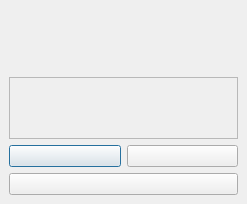
<ui version="4.0" >
 <author></author>
 <comment></comment>
 <exportmacro></exportmacro>
 <class>Prototyper</class>
 <widget class="QDialog" name="Prototyper" >
  <property name="geometry" >
   <rect>
    <x>0</x>
    <y>0</y>
    <width>247</width>
    <height>204</height>
   </rect>
  </property>
  <property name="windowTitle" >
   <string>Prototyper</string>
  </property>
  <property name="windowIcon" >
   <iconset resource="../images.qrc" >:/icons/images/NetworkEditor-icon.png</iconset>
  </property>
  <layout class="QVBoxLayout" >
   <property name="margin" >
    <number>9</number>
   </property>
   <property name="spacing" >
    <number>6</number>
   </property>
   <item>
    <layout class="QHBoxLayout" >
     <property name="margin" >
      <number>0</number>
     </property>
     <property name="spacing" >
      <number>6</number>
     </property>
     <item>
      <widget class="QLabel" name="playStatus" >
       <property name="text" >
        <string/>
       </property>
       <property name="pixmap" >
        <pixmap resource="../images.qrc" >:/icons/images/clamlogo.png</pixmap>
       </property>
       <property name="alignment" >
        <set>Qt::AlignCenter</set>
       </property>
      </widget>
     </item>
     <item>
      <widget class="QLabel" name="label" >
       <property name="text" >
        <string/>
       </property>
       <property name="pixmap" >
        <pixmap resource="../images.qrc" >:/icons/images/NetworkEditor-icon.png</pixmap>
       </property>
      </widget>
     </item>
    </layout>
   </item>
   <item>
    <widget class="QFrame" name="frame" >
     <property name="frameShape" >
      <enum>QFrame::StyledPanel</enum>
     </property>
     <property name="frameShadow" >
      <enum>QFrame::Sunken</enum>
     </property>
     <layout class="QHBoxLayout" >
      <property name="margin" >
       <number>0</number>
      </property>
      <property name="spacing" >
       <number>6</number>
      </property>
      <item>
       <widget class="QLabel" name="PlaybackIndicator" />
      </item>
      <item>
       <widget class="QLabel" name="BackendIndicator" >
        <property name="sizePolicy" >
         <sizepolicy>
          <hsizetype>1</hsizetype>
          <vsizetype>5</vsizetype>
          <horstretch>0</horstretch>
          <verstretch>0</verstretch>
         </sizepolicy>
        </property>
        <property name="alignment" >
         <set>Qt::AlignRight|Qt::AlignTrailing|Qt::AlignVCenter</set>
        </property>
       </widget>
      </item>
     </layout>
    </widget>
   </item>
   <item>
    <layout class="QHBoxLayout" >
     <property name="margin" >
      <number>0</number>
     </property>
     <property name="spacing" >
      <number>6</number>
     </property>
     <item>
      <widget class="QPushButton" name="PlayButton" >
       <property name="sizePolicy" >
        <sizepolicy>
         <hsizetype>7</hsizetype>
         <vsizetype>0</vsizetype>
         <horstretch>0</horstretch>
         <verstretch>0</verstretch>
        </sizepolicy>
       </property>
       <property name="toolTip" >
        <string>Play</string>
       </property>
       <property name="icon" >
        <iconset resource="../images.qrc" >:/icons/images/player_play.png</iconset>
       </property>
      </widget>
     </item>
     <item>
      <widget class="QPushButton" name="StopButton" >
       <property name="sizePolicy" >
        <sizepolicy>
         <hsizetype>7</hsizetype>
         <vsizetype>0</vsizetype>
         <horstretch>0</horstretch>
         <verstretch>0</verstretch>
        </sizepolicy>
       </property>
       <property name="toolTip" >
        <string>Stop</string>
       </property>
       <property name="icon" >
        <iconset resource="../images.qrc" >:/icons/images/player_stop.png</iconset>
       </property>
      </widget>
     </item>
    </layout>
   </item>
   <item>
    <widget class="QPushButton" name="CloseButton" >
     <property name="sizePolicy" >
      <sizepolicy>
       <hsizetype>7</hsizetype>
       <vsizetype>0</vsizetype>
       <horstretch>0</horstretch>
       <verstretch>0</verstretch>
      </sizepolicy>
     </property>
     <property name="toolTip" >
      <string>Exit</string>
     </property>
     <property name="icon" >
      <iconset resource="../images.qrc" >:/icons/images/exit.png</iconset>
     </property>
    </widget>
   </item>
  </layout>
 </widget>
 <layoutdefault spacing="6" margin="11" />
 <pixmapfunction></pixmapfunction>
 <tabstops>
  <tabstop>PlayButton</tabstop>
  <tabstop>StopButton</tabstop>
  <tabstop>CloseButton</tabstop>
 </tabstops>
 <resources>
  <include location="../images.qrc" />
 </resources>
 <connections>
  <connection>
   <sender>CloseButton</sender>
   <signal>clicked()</signal>
   <receiver>Prototyper</receiver>
   <slot>close()</slot>
   <hints>
    <hint type="sourcelabel" >
     <x>231</x>
     <y>138</y>
    </hint>
    <hint type="destinationlabel" >
     <x>240</x>
     <y>147</y>
    </hint>
   </hints>
  </connection>
 </connections>
</ui>
